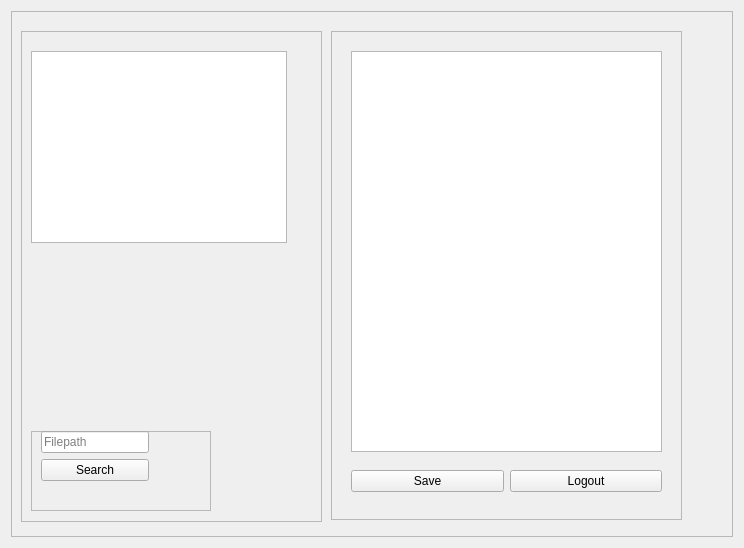
<?xml version="1.0" encoding="UTF-8"?>
<ui version="4.0">
 <class>user_actions</class>
 <widget class="QWidget" name="user_actions">
  <property name="enabled">
   <bool>true</bool>
  </property>
  <property name="geometry">
   <rect>
    <x>0</x>
    <y>0</y>
    <width>744</width>
    <height>548</height>
   </rect>
  </property>
  <property name="minimumSize">
   <size>
    <width>500</width>
    <height>300</height>
   </size>
  </property>
  <property name="windowTitle">
   <string>Form</string>
  </property>
  <layout class="QHBoxLayout" name="horizontalLayout">
   <item>
    <widget class="QFrame" name="frame">
     <property name="enabled">
      <bool>true</bool>
     </property>
     <property name="frameShape">
      <enum>QFrame::StyledPanel</enum>
     </property>
     <property name="frameShadow">
      <enum>QFrame::Raised</enum>
     </property>
     <widget class="QFrame" name="frame_3">
      <property name="enabled">
       <bool>true</bool>
      </property>
      <property name="geometry">
       <rect>
        <x>10</x>
        <y>20</y>
        <width>301</width>
        <height>491</height>
       </rect>
      </property>
      <property name="frameShape">
       <enum>QFrame::StyledPanel</enum>
      </property>
      <property name="frameShadow">
       <enum>QFrame::Raised</enum>
      </property>
      <widget class="QListWidget" name="foundFiles">
       <property name="geometry">
        <rect>
         <x>10</x>
         <y>20</y>
         <width>256</width>
         <height>192</height>
        </rect>
       </property>
      </widget>
      <widget class="QFrame" name="frame_2">
       <property name="geometry">
        <rect>
         <x>10</x>
         <y>400</y>
         <width>180</width>
         <height>80</height>
        </rect>
       </property>
       <property name="frameShape">
        <enum>QFrame::StyledPanel</enum>
       </property>
       <property name="frameShadow">
        <enum>QFrame::Raised</enum>
       </property>
       <widget class="QWidget" name="verticalLayoutWidget">
        <property name="geometry">
         <rect>
          <x>10</x>
          <y>0</y>
          <width>160</width>
          <height>80</height>
         </rect>
        </property>
        <layout class="QVBoxLayout" name="verticalLayout">
         <property name="sizeConstraint">
          <enum>QLayout::SetFixedSize</enum>
         </property>
         <item>
          <widget class="QLineEdit" name="dirPath">
           <property name="enabled">
            <bool>true</bool>
           </property>
           <property name="text">
            <string/>
           </property>
           <property name="alignment">
            <set>Qt::AlignLeading|Qt::AlignLeft|Qt::AlignVCenter</set>
           </property>
           <property name="placeholderText">
            <string>Filepath</string>
           </property>
          </widget>
         </item>
         <item>
          <widget class="QPushButton" name="searchFilesBtn">
           <property name="enabled">
            <bool>true</bool>
           </property>
           <property name="text">
            <string>Search</string>
           </property>
          </widget>
         </item>
        </layout>
       </widget>
      </widget>
     </widget>
     <widget class="QFrame" name="frame_4">
      <property name="geometry">
       <rect>
        <x>320</x>
        <y>20</y>
        <width>351</width>
        <height>489</height>
       </rect>
      </property>
      <property name="frameShape">
       <enum>QFrame::StyledPanel</enum>
      </property>
      <property name="frameShadow">
       <enum>QFrame::Raised</enum>
      </property>
      <widget class="QTextEdit" name="textEdit">
       <property name="enabled">
        <bool>true</bool>
       </property>
       <property name="geometry">
        <rect>
         <x>20</x>
         <y>20</y>
         <width>311</width>
         <height>401</height>
        </rect>
       </property>
      </widget>
      <widget class="QWidget" name="horizontalLayoutWidget">
       <property name="geometry">
        <rect>
         <x>20</x>
         <y>420</y>
         <width>311</width>
         <height>61</height>
        </rect>
       </property>
       <layout class="QHBoxLayout" name="horizontalLayout_2">
        <item>
         <widget class="QPushButton" name="saveBtn">
          <property name="text">
           <string>Save</string>
          </property>
         </widget>
        </item>
        <item>
         <widget class="QPushButton" name="signOutBtn">
          <property name="text">
           <string>Logout</string>
          </property>
         </widget>
        </item>
       </layout>
      </widget>
     </widget>
    </widget>
   </item>
  </layout>
 </widget>
 <resources/>
 <connections/>
</ui>
